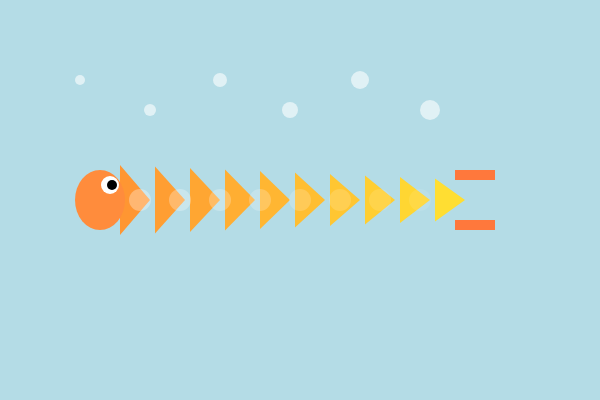
Frame 1 (no input)
Frame 2 (the mouse pressed at the canvas centre, redrawn once): identical to frame 1, image omitted

The p5.js sketch that drew this single still picture (run headless with seeded random() and noise() and a simulated clock; the mouse was pressed at the canvas centre and the sketch redrawn once):

// p5.js sketch
// ── sketch.js
function setup() {
  createCanvas(600, 400);
  noStroke();
}

function draw() {
  background(180, 220, 230); // 浅蓝色水面背景

  // 1. 鱼身主体：一排重复的三角形，逐渐改变大小和颜色
  for (let i = 0; i < 10; i++) {
    let x = 120 + i * 35;
    let y = 200;
    let size = 70 - i * 3;

    // 由浅橙到深橙渐变，形成鱼身条纹
    fill(255, 150 + i * 8, 50);

    // 三角形鱼身片段
    triangle(
      x, y - size / 2,
      x + 30, y,
      x, y + size / 2
    );
  }

  // 2. 鱼鳞：用 for 循环重复画小圆，形成秩序感
  for (let i = 0; i < 8; i++) {
    let x = 140 + i * 40;
    let y = 200;

    // 透明度逐渐变化，产生节奏
    fill(255, 255, 255, 80 - i * 8);
    ellipse(x, y, 22, 22);
  }

  // 3. 鱼尾：两个矩形组成
  fill(255, 120, 60);
  rect(455, 170, 40, 10);
  rect(455, 220, 40, 10);

  // 4. 鱼头
  fill(255, 140, 60);
  ellipse(100, 200, 50, 60);

  // 5. 眼睛
  fill(255);
  ellipse(110, 185, 18, 18);
  fill(0);
  ellipse(112, 185, 10, 10);

  // 6. 水面气泡：for 循环重复圆形
  for (let i = 0; i < 6; i++) {
    let x = 80 + i * 70;
    let y = 80 + (i % 2) * 30;

    fill(255, 255, 255, 150);
    ellipse(x, y, 10 + i * 2, 10 + i * 2);
  }

  noLoop();
}
// ── motion.html
<!DOCTYPE html>
<html lang="zh-CN">
  <head>
    <meta charset="utf-8" />
    <meta name="viewport" content="width=device-width, initial-scale=1.0" />
    <title>几何构成 · 动态版 · 虞静</title>
    <style>
      html, body { margin: 0; padding: 0; }
      body {
        min-height: 100vh;
        display: flex;
        flex-direction: column;
        align-items: center;
        justify-content: center;
        gap: 16px;
        padding: 24px 16px;
        background: #ffffff;
        box-sizing: border-box;
        font-family: -apple-system, "PingFang SC", "Microsoft YaHei", "Segoe UI", sans-serif;
        color: #5d6b79;
      }
      video {
        width: min(640px, 100%);
        border-radius: 8px;
        background: #f3f6f8;
        box-shadow: 0 1px 2px rgba(20, 35, 50, 0.06), 0 10px 28px rgba(20, 35, 50, 0.10);
      }
      p { margin: 0; font-size: 13px; letter-spacing: 0.02em; text-align: center; line-height: 1.7; }
      p b { color: #2b3540; font-weight: 600; }

      /* 被作品集内嵌时：铺满、去掉说明，避免内部滚动条 */
      html.embed body {
        padding: 0;
        gap: 0;
        background: #edf2f6;
        overflow: hidden;
      }
      html.embed p { display: none; }
      html.embed video {
        width: 100%;
        height: 100vh;
        max-height: 100vh;
        border-radius: 0;
        object-fit: cover;
        box-shadow: none;
        background: #e4ebf1;
      }
    </style>
  </head>
  <body>
    <video src="demo.mp4" controls autoplay muted loop playsinline></video>
    <p><b>几何构成 · 动态版</b><br/>鱼嘴一张一合，把从右边游过来的三角形一个个吃掉，然后循环往复。</p>
    <script>
      if (window.self !== window.top) {
        document.documentElement.classList.add('embed');
      }
    </script>
  </body>
</html>

// ── style.css
html, body {
  margin: 0;
  padding: 0;
}

body {
  display: flex;
  flex-direction: column;
  align-items: center;
  gap: 14px;
  padding: 28px 16px 44px;
  background: #ffffff;
  font-family: -apple-system, "PingFang SC", "Microsoft YaHei", "Segoe UI", sans-serif;
  color: #5d6b79;
}

/* p5 会把 canvas 追加到 body 末尾，用 order 把它提到两段文字之间 */
canvas {
  display: block;
  order: -1;
  border-radius: 4px;
}

.hint {
  margin: 0;
  font-size: 13px;
  letter-spacing: 0.02em;
  line-height: 1.6;
  text-align: center;
}

.hint.top {
  order: -2;
  color: #8b98a5;
}

.hint code {
  font-family: ui-monospace, Consolas, monospace;
  font-size: 12px;
  background: #f1f4f7;
  padding: 1px 5px;
  border-radius: 3px;
}

.player {
  display: flex;
  flex-direction: column;
  align-items: center;
  gap: 10px;
  margin-top: 10px;
  padding-top: 22px;
  border-top: 1px solid #e8edf2;
  width: min(600px, 100%);
}

.player video {
  width: 100%;
  max-width: 600px;
  border-radius: 6px;
  background: #f3f6f8;
  box-shadow: 0 1px 2px rgba(20, 35, 50, 0.06), 0 8px 24px rgba(20, 35, 50, 0.08);
}
